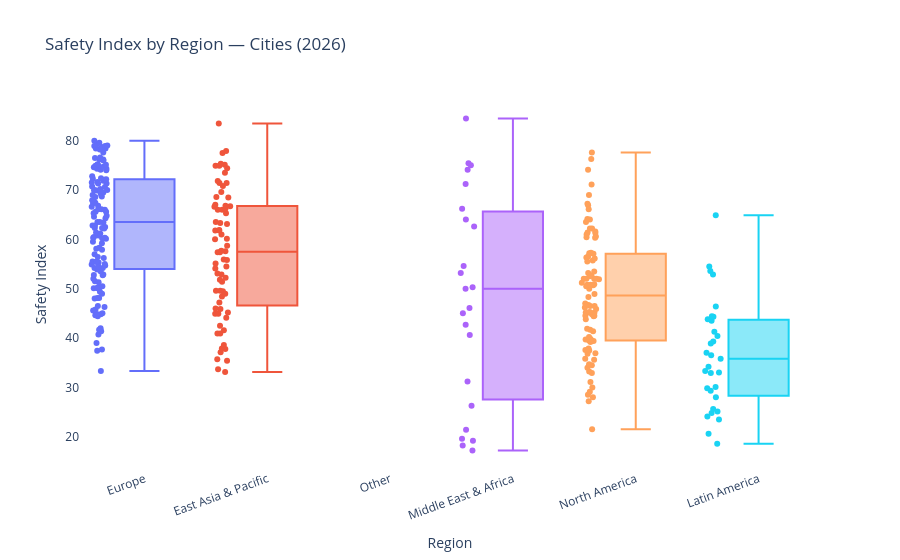

Write notebook code for a chart like this one.
### Code cell
region_order = cl.groupby('region')['safety_index'].median().sort_values(ascending=False).index

fig = px.box(
    cl[cl['region'] != 'Other'],
    x='region',
    y='safety_index',
    color='region',
    category_orders={'region': list(region_order)},
    points='all',
    hover_name='city_name',
    title=f'Safety Index by Region — Cities ({latest_year})',
    labels={'safety_index': 'Safety Index', 'region': 'Region'}
)
fig.update_layout(plot_bgcolor='white', paper_bgcolor='white', showlegend=False,
                  xaxis_tickangle=-20)
fig.show()

### Figure 1 — Plotly figure (JSON) as saved in the notebook; plotly's stock layout.template omitted (floating-point values rounded to 4 significant figures; data arrays with more than 128 entries replaced by an {"elided": "..."} marker saying what was removed)
{"data": [{"alignmentgroup": "True", "boxpoints": "all", "hovertemplate": "<b>%{hovertext}</b><br><br>Region=%{x}<br>Safety Index=%{y}<extra></extra>", "hovertext": {"elided": "139 str values"}, "legendgroup": "Europe", "marker": {"color": "#636efa"}, "name": "Europe", "notched": false, "offsetgroup": "Europe", "orientation": "v", "showlegend": true, "type": "box", "x": {"elided": "139 str values"}, "x0": " ", "xaxis": "x", "y": {"elided": "139 float values"}, "y0": " ", "yaxis": "y"}, {"alignmentgroup": "True", "boxpoints": "all", "hovertemplate": "<b>%{hovertext}</b><br><br>Region=%{x}<br>Safety Index=%{y}<extra></extra>", "hovertext": ["Alice Springs", "Rockhampton", "Manila", "Quezon City", "Darwin", "Dhaka", "Cairns", "Townsville", "Kuala Lumpur", "Delhi", "Ghaziabad", "Karachi", "Hamilton", "Noida", "Ballarat", "Klang", "Gurgaon", "Bangalore", "Jakarta", "Rawalpindi", "Bali", "Auckland", "Cebu", "Ho Chi Minh City", "Johor Bahru", "Indore", "Newcastle", "Gold Coast", "Kolkata", "Pattaya", "Lucknow (Lakhnau)", "Christchurch", "Melbourne", "Mumbai", "Colombo", "Hyderabad", "Chandigarh", "Perth", "Pune", "Chennai", "Iloilo", "Thiruvananthapuram", "Bangkok", "Brisbane", "Makati", "Lahore", "Kathmandu", "Navi Mumbai", "Jaipur", "Hobart", "Sydney", "Hanoi", "Surat", "Wellington", "Adelaide", "Osaka", "Ahmedabad", "Islamabad", "Vadodara", "Penang", "Guangzhou", "Davao", "Canberra", "Shanghai", "Mangalore", "Beijing", "Tokyo", "Shenzhen", "Seoul", "Singapore", "Chiang Mai", "Taipei"], "legendgroup": "East Asia & Pacific", "marker": {"color": "#EF553B"}, "name": "East Asia & Pacific", "notched": false, "offsetgroup": "East Asia & Pacific", "orientation": "v", "showlegend": true, "type": "box", "x": ["East Asia & Pacific", "East Asia & Pacific", "East Asia & Pacific", "East Asia & Pacific", "East Asia & Pacific", "East Asia & Pacific", "East Asia & Pacific", "East Asia & Pacific", "East Asia & Pacific", "East Asia & Pacific", "East Asia & Pacific", "East Asia & Pacific", "East Asia & Pacific", "East Asia & Pacific", "East Asia & Pacific", "East Asia & Pacific", "East Asia & Pacific", "East Asia & Pacific", "East Asia & Pacific", "East Asia & Pacific", "East Asia & Pacific", "East Asia & Pacific", "East Asia & Pacific", "East Asia & Pacific", "East Asia & Pacific", "East Asia & Pacific", "East Asia & Pacific", "East Asia & Pacific", "East Asia & Pacific", "East Asia & Pacific", "East Asia & Pacific", "East Asia & Pacific", "East Asia & Pacific", "East Asia & Pacific", "East Asia & Pacific", "East Asia & Pacific", "East Asia & Pacific", "East Asia & Pacific", "East Asia & Pacific", "East Asia & Pacific", "East Asia & Pacific", "East Asia & Pacific", "East Asia & Pacific", "East Asia & Pacific", "East Asia & Pacific", "East Asia & Pacific", "East Asia & Pacific", "East Asia & Pacific", "East Asia & Pacific", "East Asia & Pacific", "East Asia & Pacific", "East Asia & Pacific", "East Asia & Pacific", "East Asia & Pacific", "East Asia & Pacific", "East Asia & Pacific", "East Asia & Pacific", "East Asia & Pacific", "East Asia & Pacific", "East Asia & Pacific", "East Asia & Pacific", "East Asia & Pacific", "East Asia & Pacific", "East Asia & Pacific", "East Asia & Pacific", "East Asia & Pacific", "East Asia & Pacific", "East Asia & Pacific", "East Asia & Pacific", "East Asia & Pacific", "East Asia & Pacific", "East Asia & Pacific"], "x0": " ", "xaxis": "x", "y": [33.1, 33.7, 35.4, 35.7, 37.1, 37.8, 37.9, 38.6, 40.9, 40.9, 41.6, 42.5, 44.1, 44.9, 44.9, 45.2, 45.9, 46.0, 47.2, 48.4, 49.0, 49.5, 49.6, 49.6, 51.4, 51.8, 52.2, 52.9, 53.1, 54.1, 54.5, 55.1, 55.8, 55.9, 57.4, 57.4, 57.6, 57.7, 58.7, 60.0, 60.1, 61.0, 61.8, 61.8, 61.9, 63.1, 63.3, 63.5, 65.3, 66.0, 66.0, 66.2, 66.6, 66.7, 66.8, 67.0, 68.5, 68.6, 69.6, 70.8, 71.4, 71.4, 71.8, 73.5, 74.4, 74.9, 74.9, 75.1, 75.3, 77.5, 77.9, 83.5], "y0": " ", "yaxis": "y"}, {"alignmentgroup": "True", "boxpoints": "all", "hovertemplate": "<b>%{hovertext}</b><br><br>Region=%{x}<br>Safety Index=%{y}<extra></extra>", "hovertext": ["Pietermaritzburg", "Pretoria", "Johannesburg", "Durban", "Port Elizabeth", "Cape Town", "Lagos", "Nairobi", "Tehran", "Casablanca", "Baghdad", "Cairo", "Addis Ababa", "Beirut", "Alexandria", "Amman", "Jerusalem", "Rabat", "Kuwait City", "Tel Aviv-Yafo", "Jeddah (Jiddah)", "Riyadh", "Doha"], "legendgroup": "Middle East & Africa", "marker": {"color": "#ab63fa"}, "name": "Middle East & Africa", "notched": false, "offsetgroup": "Middle East & Africa", "orientation": "v", "showlegend": true, "type": "box", "x": ["Middle East & Africa", "Middle East & Africa", "Middle East & Africa", "Middle East & Africa", "Middle East & Africa", "Middle East & Africa", "Middle East & Africa", "Middle East & Africa", "Middle East & Africa", "Middle East & Africa", "Middle East & Africa", "Middle East & Africa", "Middle East & Africa", "Middle East & Africa", "Middle East & Africa", "Middle East & Africa", "Middle East & Africa", "Middle East & Africa", "Middle East & Africa", "Middle East & Africa", "Middle East & Africa", "Middle East & Africa", "Middle East & Africa"], "x0": " ", "xaxis": "x", "y": [17.2, 18.2, 19.2, 19.6, 21.4, 26.3, 31.2, 40.6, 42.7, 45.0, 46.1, 50.0, 50.3, 53.2, 54.6, 62.6, 64.0, 66.2, 71.2, 74.1, 75.0, 75.4, 84.5], "y0": " ", "yaxis": "y"}, {"alignmentgroup": "True", "boxpoints": "all", "hovertemplate": "<b>%{hovertext}</b><br><br>Region=%{x}<br>Safety Index=%{y}<extra></extra>", "hovertext": ["Memphis", "Detroit", "Baltimore", "Tijuana", "Albuquerque", "Saint Louis", "Oakland", "New Orleans", "Mexico City", "Milwaukee", "Chicago", "Philadelphia", "Surrey", "Atlanta", "Houston", "Lethbridge", "Sudbury", "Guadalajara", "Kelowna", "Winnipeg", "San Francisco", "Indianapolis", "Brantford", "Sault Ste. Marie", "Oshawa", "Washington", "Kansas City", "Portland", "Puebla", "Hamilton", "Minneapolis", "Brampton", "Las Vegas", "Seattle", "Cancun", "Jacksonville", "Kamloops", "Tucson", "Los Angeles", "London", "Regina", "Nanaimo", "Miami", "Phoenix", "Dallas", "New York", "San Miguel de Allende", "Moncton", "Columbus", "Sacramento", "Charlotte", "Saskatoon", "San Antonio", "Monterrey", "Raleigh", "Orlando", "San Jose", "Denver", "Honolulu", "St.Catharines", "Edmonton", "Windsor", "Tampa", "Austin", "Mississauga", "Brooklyn", "Toronto", "Kitchener", "Vaughan", "Vancouver", "Boston", "San Diego", "Victoria", "Halifax", "Kingston", "Pittsburgh", "Boise", "Calgary", "Queretaro (Santiago de Querétaro)", "Madison", "Irvine", "Salt Lake City", "Puerto Vallarta", "Guelph", "Montreal", "Ottawa", "Burlington", "Oakville", "Merida", "Quebec City"], "legendgroup": "North America", "marker": {"color": "#FFA15A"}, "name": "North America", "notched": false, "offsetgroup": "North America", "orientation": "v", "showlegend": true, "type": "box", "x": ["North America", "North America", "North America", "North America", "North America", "North America", "North America", "North America", "North America", "North America", "North America", "North America", "North America", "North America", "North America", "North America", "North America", "North America", "North America", "North America", "North America", "North America", "North America", "North America", "North America", "North America", "North America", "North America", "North America", "North America", "North America", "North America", "North America", "North America", "North America", "North America", "North America", "North America", "North America", "North America", "North America", "North America", "North America", "North America", "North America", "North America", "North America", "North America", "North America", "North America", "North America", "North America", "North America", "North America", "North America", "North America", "North America", "North America", "North America", "North America", "North America", "North America", "North America", "North America", "North America", "North America", "North America", "North America", "North America", "North America", "North America", "North America", "North America", "North America", "North America", "North America", "North America", "North America", "North America", "North America", "North America", "North America", "North America", "North America", "North America", "North America", "North America", "North America", "North America", "North America"], "x0": " ", "xaxis": "x", "y": [21.5, 27.2, 28.0, 28.5, 29.1, 30.0, 31.1, 32.9, 33.2, 34.0, 34.5, 34.7, 35.6, 35.8, 36.8, 36.9, 37.5, 37.6, 37.9, 39.2, 39.4, 39.4, 39.5, 39.7, 39.8, 40.2, 41.4, 41.7, 41.9, 43.8, 44.4, 44.5, 44.5, 44.8, 45.2, 45.2, 45.2, 45.3, 45.9, 46.2, 46.5, 46.5, 46.7, 47.0, 48.3, 48.9, 50.0, 50.5, 50.7, 50.8, 50.8, 50.9, 51.2, 51.9, 52.0, 52.0, 52.0, 52.0, 52.5, 52.7, 53.2, 53.5, 55.5, 55.7, 56.1, 56.3, 56.5, 57.1, 57.2, 57.3, 60.3, 60.4, 60.6, 61.0, 61.3, 61.4, 61.6, 62.2, 62.2, 63.5, 64.0, 64.1, 66.1, 66.9, 67.2, 69.0, 71.1, 74.1, 76.3, 77.6], "y0": " ", "yaxis": "y"}, {"alignmentgroup": "True", "boxpoints": "all", "hovertemplate": "<b>%{hovertext}</b><br><br>Region=%{x}<br>Safety Index=%{y}<extra></extra>", "hovertext": ["Caracas", "San Pedro Sula", "Salvador", "Fortaleza", "Rio de Janeiro", "Recife", "Guayaquil", "Cali", "Porto Alegre", "Lima", "Sao Paulo", "San Juan", "Santo Domingo", "Bogota", "Campinas", "Santiago", "Quito", "Buenos Aires", "Cordoba", "Curitiba", "Belo Horizonte", "Brasilia", "Montevideo", "Asuncion", "San Salvador", "San Jose", "Medellin", "Panama City", "Florianopolis", "Cuenca", "Havana"], "legendgroup": "Latin America", "marker": {"color": "#19d3f3"}, "name": "Latin America", "notched": false, "offsetgroup": "Latin America", "orientation": "v", "showlegend": true, "type": "box", "x": ["Latin America", "Latin America", "Latin America", "Latin America", "Latin America", "Latin America", "Latin America", "Latin America", "Latin America", "Latin America", "Latin America", "Latin America", "Latin America", "Latin America", "Latin America", "Latin America", "Latin America", "Latin America", "Latin America", "Latin America", "Latin America", "Latin America", "Latin America", "Latin America", "Latin America", "Latin America", "Latin America", "Latin America", "Latin America", "Latin America", "Latin America"], "x0": " ", "xaxis": "x", "y": [18.6, 20.6, 23.5, 24.1, 24.8, 25.1, 25.6, 28.0, 29.3, 29.8, 30.1, 32.9, 33.0, 33.3, 34.2, 35.8, 36.5, 37.0, 38.9, 39.3, 40.4, 41.3, 43.5, 43.8, 44.3, 44.4, 46.4, 52.9, 53.6, 54.5, 64.9], "y0": " ", "yaxis": "y"}], "layout": {"boxmode": "overlay", "legend": {"title": {"text": "Region"}, "tracegroupgap": 0}, "paper_bgcolor": "white", "plot_bgcolor": "white", "showlegend": false, "title": {"text": "Safety Index by Region — Cities (2026)"}, "xaxis": {"anchor": "y", "categoryarray": ["Europe", "East Asia & Pacific", "Other", "Middle East & Africa", "North America", "Latin America"], "categoryorder": "array", "domain": [0, 1], "tickangle": -20, "title": {"text": "Region"}}, "yaxis": {"anchor": "x", "domain": [0, 1], "title": {"text": "Safety Index"}}}}
